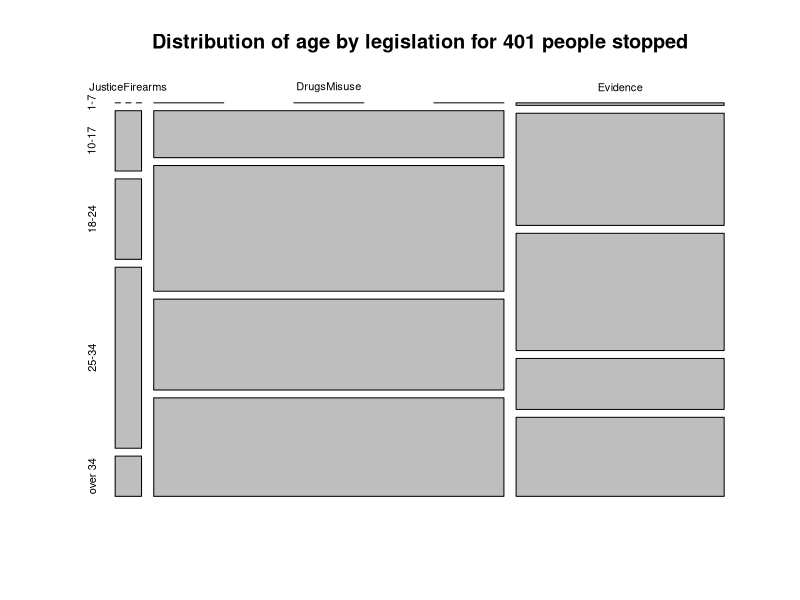
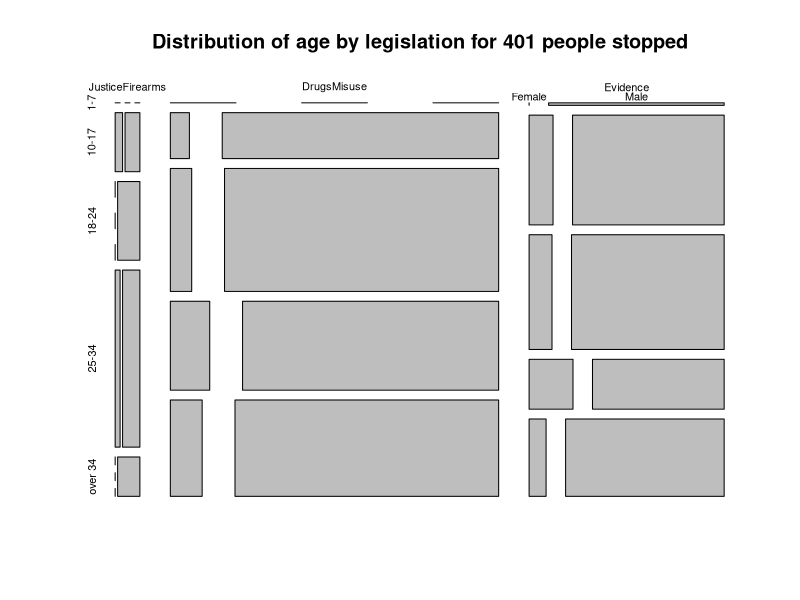

These charts were generated, in order, by the following R code:
## ---- chunk 1
library(dplyr)
library(rio)
library(magrittr)
library(readxl)
StopS <- read_excel("StopSearchWk3.xlsx")
names(StopS)   # check what is in the file.
## ---- chunk 2
StopS <- StopS[,c(1,2,7:15)]
names(StopS)
## ---- chunk 3
names(StopS)[c(4:6,8,10,11)] <- c('AgeRange', 'SelfEthnicity', 'OfficerDefEthnic', 'AimSearch','OutcomeLinkAim','RemovalMoreClothing')
names(StopS)
## ---- chunk 4
str(StopS)
## ---- chunk 5
StopS <- StopS %>% mutate(
  Gender=factor(Gender), Type=factor(Type), AgeRange=factor(AgeRange),
  SelfEthnicity=factor(SelfEthnicity),OfficerDefEthnic=factor(OfficerDefEthnic),
  Legislation=factor(Legislation),AimSearch=factor(AimSearch),Outcome=factor(Outcome),
)
str(StopS)
## ---- chunk 6
summary(StopS)
## ---- chunk 7
 Types <- factor(StopS$Type,labels=c("PersonVehicle","Person"))
 table(Types,StopS$Type) # This is an example of checking you have got it right!
## ---- chunk 8
StopS <- StopS %>% mutate(Type=factor(StopS$Type,labels=c("PersonVehicle","Person")) )
summary(StopS)
## ---- chunk 9
StopS <- StopS %>% mutate(Legislation=factor(as.numeric(Legislation), 
                                              levels=c(1,2,3,4),                                             labels=c("JusticeFirearms","JusticeFirearms","DrugsMisuse","Evidence")))
summary(StopS)
## ---- chunk 10
library(lubridate)
 StopS$dayDate = date(StopS$Date)
StopS$hourDay = as.numeric(substring(StopS$Date,12,13)) # Find a better way?
save(StopS, file='myStopSearch.rda') # save for future use.
## ---- chunk 11
table(StopS$Gender,StopS$AgeRange)
 table(StopS$AgeRange,StopS$Gender)
 proportions(table(StopS$Gender,StopS$AgeRange),1)
 100*proportions(table(StopS$Gender,StopS$AgeRange),2)
## ---- chunk 12
knitr::kable(table(StopS$Gender,StopS$AgeRange),
  caption = "Gender by Age; 401 people stopped")
knitr::kable(100*proportions(table(StopS$Gender,StopS$AgeRange),2),
             digits=0,
  caption = "Percentage sex by age; 401 people stopped")
knitr::kable(100*proportions(table(StopS$Gender,StopS$AgeRange),2),
             digits=1,
  caption = "Percentage sex by age; 401 people stopped")
knitr::kable(100*proportions(table(StopS$Gender,StopS$AgeRange),1),
             digits=1,
  caption = "Percentage sex by age; 401 people stopped")
## ---- chunk 13
 plot(table(StopS$Legislation,StopS$AgeRange),
      main="Distribution of age by legislation for 401 people stopped")
## ---- chunk 14
 plot(table(StopS$Legislation,StopS$AgeRange,StopS$Gender),
      main="Distribution of age by legislation for 401 people stopped")
## ---- chunk 15
knitr::opts_chunk$set(echo = TRUE, fig.width = 8, fig.height = 5)
